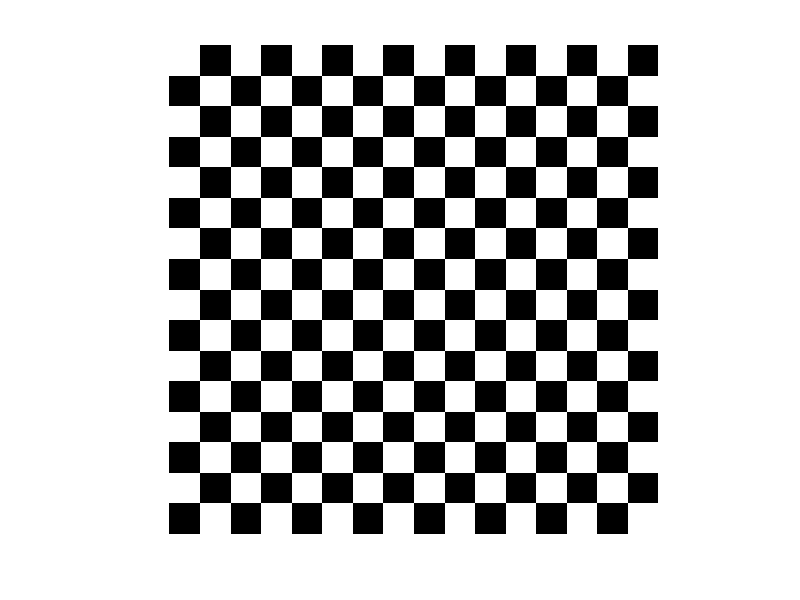

The MATLAB script that drew this image:
x=16;
y=16;
imagechess=zeros(x,y);
for i=1:x
    for j=1:y
        if (mod(j,2) ==0 && mod(i,2) ==0)
            imagechess(i,j)=255;
        
        elseif(mod(j,2) ==0 && mod(i,2) ==1)
            imagechess(i,j)=0;
        elseif(mod(j,2) ==1 && mod(i,2) ==0)
            imagechess(i,j)=0;
            
        elseif(mod(j,2) ==1 && mod(i,2) ==1)
            imagechess(i,j)=255;
        end
    end
end
figure,
imshow(imagechess);
